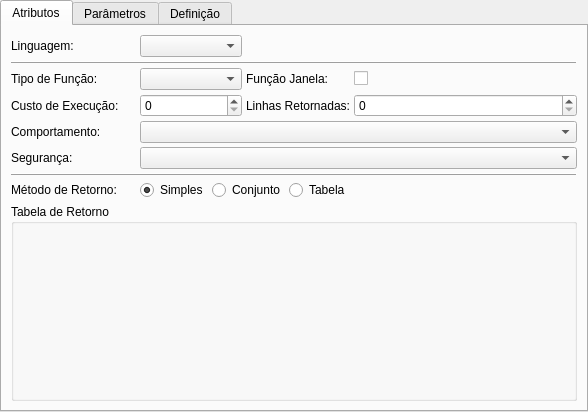
<?xml version="1.0" encoding="UTF-8"?>
<ui version="4.0">
 <class>FuncaoWidget</class>
 <widget class="QWidget" name="FuncaoWidget">
  <property name="geometry">
   <rect>
    <x>0</x>
    <y>0</y>
    <width>588</width>
    <height>412</height>
   </rect>
  </property>
  <property name="sizePolicy">
   <sizepolicy hsizetype="Preferred" vsizetype="Preferred">
    <horstretch>0</horstretch>
    <verstretch>0</verstretch>
   </sizepolicy>
  </property>
  <property name="minimumSize">
   <size>
    <width>465</width>
    <height>216</height>
   </size>
  </property>
  <property name="windowTitle">
   <string>Form</string>
  </property>
  <layout class="QGridLayout" name="funcao_grid">
   <property name="margin">
    <number>0</number>
   </property>
   <property name="spacing">
    <number>4</number>
   </property>
   <item row="0" column="0">
    <widget class="QTabWidget" name="funcaowidget_twg">
     <property name="sizePolicy">
      <sizepolicy hsizetype="Expanding" vsizetype="Expanding">
       <horstretch>0</horstretch>
       <verstretch>0</verstretch>
      </sizepolicy>
     </property>
     <property name="minimumSize">
      <size>
       <width>0</width>
       <height>273</height>
      </size>
     </property>
     <property name="currentIndex">
      <number>0</number>
     </property>
     <widget class="QWidget" name="atributos_tab">
      <attribute name="title">
       <string>Atributos</string>
      </attribute>
      <layout class="QGridLayout" name="gridLayout">
       <property name="spacing">
        <number>4</number>
       </property>
       <item row="0" column="0">
        <widget class="QLabel" name="linguagem_lbl">
         <property name="maximumSize">
          <size>
           <width>110</width>
           <height>16777215</height>
          </size>
         </property>
         <property name="text">
          <string>Linguagem:</string>
         </property>
        </widget>
       </item>
       <item row="0" column="1">
        <widget class="QComboBox" name="linguagem_cmb"/>
       </item>
       <item row="1" column="0" colspan="4">
        <widget class="QFrame" name="frame_2">
         <property name="frameShape">
          <enum>QFrame::HLine</enum>
         </property>
         <property name="frameShadow">
          <enum>QFrame::Raised</enum>
         </property>
        </widget>
       </item>
       <item row="2" column="0">
        <widget class="QLabel" name="tipo_func_lbl">
         <property name="maximumSize">
          <size>
           <width>110</width>
           <height>16777215</height>
          </size>
         </property>
         <property name="text">
          <string>Tipo de Função:</string>
         </property>
        </widget>
       </item>
       <item row="2" column="1">
        <widget class="QComboBox" name="tipo_func_cmb"/>
       </item>
       <item row="2" column="2">
        <widget class="QLabel" name="func_janela_lbl">
         <property name="maximumSize">
          <size>
           <width>110</width>
           <height>16777215</height>
          </size>
         </property>
         <property name="text">
          <string>Função Janela:</string>
         </property>
        </widget>
       </item>
       <item row="2" column="3">
        <widget class="QCheckBox" name="func_janela_chk">
         <property name="text">
          <string/>
         </property>
        </widget>
       </item>
       <item row="3" column="0">
        <widget class="QLabel" name="custo_exec_lbl">
         <property name="minimumSize">
          <size>
           <width>125</width>
           <height>0</height>
          </size>
         </property>
         <property name="maximumSize">
          <size>
           <width>110</width>
           <height>16777215</height>
          </size>
         </property>
         <property name="text">
          <string>Custo de Execução:</string>
         </property>
        </widget>
       </item>
       <item row="3" column="1">
        <widget class="QSpinBox" name="custo_exec_spb">
         <property name="maximum">
          <number>10000</number>
         </property>
        </widget>
       </item>
       <item row="3" column="2">
        <widget class="QLabel" name="linhas_ret_lbl">
         <property name="maximumSize">
          <size>
           <width>110</width>
           <height>16777215</height>
          </size>
         </property>
         <property name="text">
          <string>Linhas Retornadas:</string>
         </property>
        </widget>
       </item>
       <item row="3" column="3">
        <widget class="QSpinBox" name="linhas_ret_sbp">
         <property name="maximum">
          <number>1000000000</number>
         </property>
        </widget>
       </item>
       <item row="4" column="0">
        <widget class="QLabel" name="comportamento_lbl">
         <property name="maximumSize">
          <size>
           <width>110</width>
           <height>16777215</height>
          </size>
         </property>
         <property name="text">
          <string>Comportamento:</string>
         </property>
        </widget>
       </item>
       <item row="4" column="1" colspan="3">
        <widget class="QComboBox" name="comportamento_cmb"/>
       </item>
       <item row="5" column="0">
        <widget class="QLabel" name="seguranca_lbl">
         <property name="maximumSize">
          <size>
           <width>110</width>
           <height>16777215</height>
          </size>
         </property>
         <property name="text">
          <string>Segurança:</string>
         </property>
        </widget>
       </item>
       <item row="5" column="1" colspan="3">
        <widget class="QComboBox" name="seguranca_cmb"/>
       </item>
       <item row="6" column="0" colspan="4">
        <widget class="QFrame" name="frame">
         <property name="frameShape">
          <enum>QFrame::HLine</enum>
         </property>
         <property name="frameShadow">
          <enum>QFrame::Raised</enum>
         </property>
        </widget>
       </item>
       <item row="7" column="0">
        <widget class="QLabel" name="metodo_ret_lbl">
         <property name="maximumSize">
          <size>
           <width>110</width>
           <height>16777215</height>
          </size>
         </property>
         <property name="text">
          <string>Método de Retorno:</string>
         </property>
        </widget>
       </item>
       <item row="7" column="1" colspan="2">
        <layout class="QHBoxLayout" name="horizontalLayout">
         <item>
          <widget class="QRadioButton" name="simples_rb">
           <property name="sizePolicy">
            <sizepolicy hsizetype="Fixed" vsizetype="Fixed">
             <horstretch>0</horstretch>
             <verstretch>0</verstretch>
            </sizepolicy>
           </property>
           <property name="text">
            <string>Simples</string>
           </property>
           <property name="checked">
            <bool>true</bool>
           </property>
           <property name="autoExclusive">
            <bool>true</bool>
           </property>
          </widget>
         </item>
         <item>
          <widget class="QRadioButton" name="conjunto_rb">
           <property name="sizePolicy">
            <sizepolicy hsizetype="Fixed" vsizetype="Fixed">
             <horstretch>0</horstretch>
             <verstretch>0</verstretch>
            </sizepolicy>
           </property>
           <property name="text">
            <string>Conjunto</string>
           </property>
           <property name="autoExclusive">
            <bool>true</bool>
           </property>
          </widget>
         </item>
         <item>
          <widget class="QRadioButton" name="tabela_rb">
           <property name="sizePolicy">
            <sizepolicy hsizetype="Fixed" vsizetype="Fixed">
             <horstretch>0</horstretch>
             <verstretch>0</verstretch>
            </sizepolicy>
           </property>
           <property name="text">
            <string>Tabela</string>
           </property>
           <property name="autoExclusive">
            <bool>true</bool>
           </property>
          </widget>
         </item>
        </layout>
       </item>
       <item row="7" column="3">
        <spacer name="horizontalSpacer_2">
         <property name="orientation">
          <enum>Qt::Horizontal</enum>
         </property>
         <property name="sizeHint" stdset="0">
          <size>
           <width>40</width>
           <height>20</height>
          </size>
         </property>
        </spacer>
       </item>
       <item row="8" column="0" colspan="4">
        <widget class="QGroupBox" name="tabela_ret_gb">
         <property name="title">
          <string>Tabela de Retorno</string>
         </property>
        </widget>
       </item>
      </layout>
     </widget>
     <widget class="QWidget" name="parametros_tab">
      <attribute name="title">
       <string>Parâmetros</string>
      </attribute>
     </widget>
     <widget class="QWidget" name="definicao_tab">
      <attribute name="title">
       <string>Definição</string>
      </attribute>
      <layout class="QGridLayout" name="gridLayout_4">
       <item row="0" column="0">
        <widget class="QFrame" name="biblioteca_frm">
         <property name="frameShape">
          <enum>QFrame::NoFrame</enum>
         </property>
         <property name="frameShadow">
          <enum>QFrame::Raised</enum>
         </property>
         <layout class="QGridLayout" name="gridLayout_3">
          <property name="margin">
           <number>2</number>
          </property>
          <item row="0" column="0" colspan="3">
           <widget class="QLabel" name="biblioteca1_lbl">
            <property name="text">
             <string>Biblioteca Dinâmica:</string>
            </property>
           </widget>
          </item>
          <item row="0" column="3">
           <spacer name="horizontalSpacer_3">
            <property name="orientation">
             <enum>Qt::Horizontal</enum>
            </property>
            <property name="sizeHint" stdset="0">
             <size>
              <width>450</width>
              <height>20</height>
             </size>
            </property>
           </spacer>
          </item>
          <item row="1" column="0">
           <spacer name="horizontalSpacer_4">
            <property name="orientation">
             <enum>Qt::Horizontal</enum>
            </property>
            <property name="sizeType">
             <enum>QSizePolicy::Fixed</enum>
            </property>
            <property name="sizeHint" stdset="0">
             <size>
              <width>10</width>
              <height>20</height>
             </size>
            </property>
           </spacer>
          </item>
          <item row="1" column="1">
           <widget class="QLabel" name="simbolo_lbl">
            <property name="enabled">
             <bool>true</bool>
            </property>
            <property name="maximumSize">
             <size>
              <width>60</width>
              <height>16777215</height>
             </size>
            </property>
            <property name="text">
             <string>Símbolo:</string>
            </property>
           </widget>
          </item>
          <item row="1" column="2" colspan="2">
           <widget class="QLineEdit" name="simbolo_edt">
            <property name="enabled">
             <bool>true</bool>
            </property>
            <property name="sizePolicy">
             <sizepolicy hsizetype="Preferred" vsizetype="Fixed">
              <horstretch>0</horstretch>
              <verstretch>0</verstretch>
             </sizepolicy>
            </property>
           </widget>
          </item>
          <item row="2" column="1">
           <widget class="QLabel" name="biblioteca_lbl">
            <property name="enabled">
             <bool>true</bool>
            </property>
            <property name="maximumSize">
             <size>
              <width>60</width>
              <height>16777215</height>
             </size>
            </property>
            <property name="text">
             <string>Biblioteca:</string>
            </property>
           </widget>
          </item>
          <item row="2" column="2" colspan="2">
           <widget class="QLineEdit" name="biblioteca_edt">
            <property name="enabled">
             <bool>true</bool>
            </property>
            <property name="sizePolicy">
             <sizepolicy hsizetype="Preferred" vsizetype="Fixed">
              <horstretch>0</horstretch>
              <verstretch>0</verstretch>
             </sizepolicy>
            </property>
           </widget>
          </item>
          <item row="3" column="3">
           <spacer name="verticalSpacer">
            <property name="orientation">
             <enum>Qt::Vertical</enum>
            </property>
            <property name="sizeHint" stdset="0">
             <size>
              <width>20</width>
              <height>61</height>
             </size>
            </property>
           </spacer>
          </item>
         </layout>
        </widget>
       </item>
       <item row="1" column="0">
        <widget class="QFrame" name="codigofonte_frm">
         <property name="frameShape">
          <enum>QFrame::NoFrame</enum>
         </property>
         <property name="frameShadow">
          <enum>QFrame::Raised</enum>
         </property>
         <layout class="QGridLayout" name="gridLayout_2">
          <property name="margin">
           <number>2</number>
          </property>
          <item row="0" column="0">
           <widget class="QLabel" name="codigofonte_lbl">
            <property name="text">
             <string>Código-Fonte:</string>
            </property>
           </widget>
          </item>
          <item row="0" column="1">
           <spacer name="horizontalSpacer">
            <property name="orientation">
             <enum>Qt::Horizontal</enum>
            </property>
            <property name="sizeHint" stdset="0">
             <size>
              <width>485</width>
              <height>20</height>
             </size>
            </property>
           </spacer>
          </item>
          <item row="1" column="0" colspan="2">
           <widget class="QTextEdit" name="codigofonte_txt"/>
          </item>
         </layout>
        </widget>
       </item>
      </layout>
     </widget>
    </widget>
   </item>
  </layout>
 </widget>
 <resources/>
 <connections/>
</ui>
